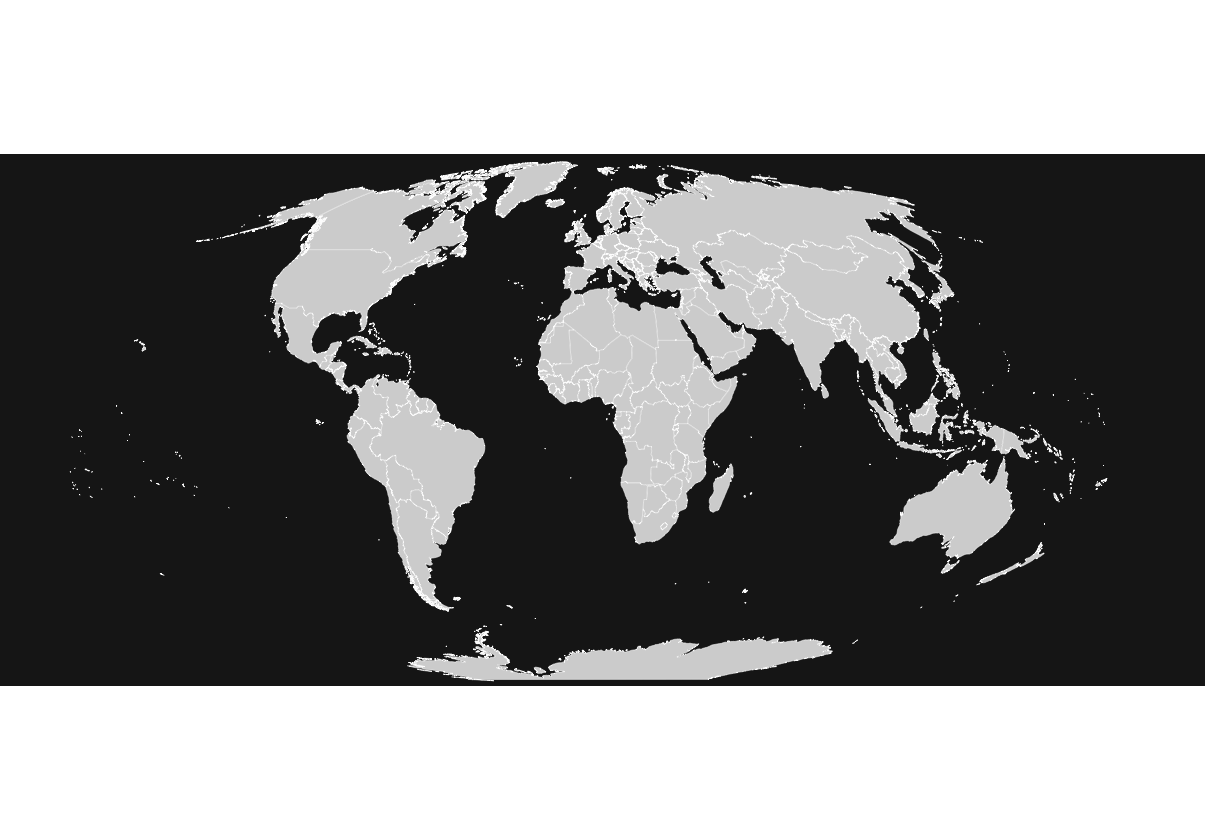

The R source for this figure:

# Tidy Tuesday | Week 24
# Meteorites!
# Source: "https://github.com/rfordatascience/tidytuesday/tree/master/data/2019/2019-06-11"

library(tidyverse)
library(ggmap)

# Read data ---------------------------------------------------------------

world <- map_data("world")

# Prepare data ------------------------------------------------------------


# Create static plot ------------------------------------------------------

map_colors <-  c("#d5d5d5", "#fdfdfd", "#1b1b1b")

ggplot() +
  geom_polygon(
    data = world,
    aes(x = long, y = lat, group = group),
    fill = map_colors[1],
    color = map_colors[2],
    size = .2
  ) +
  theme_void()  +
  theme(
    panel.background = element_rect(fill = map_colors[3])
  ) +
  coord_map("mollweide", orientation = c(90, 0, 0))
